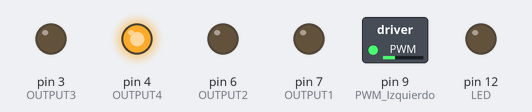
Simulated run of this sketch. Board: Arduino Uno, built with avr-gcc and run on an emulated ATmega328P. Parts: switched loads named in the sketch (green lamp = pin HIGH), output pins drawn as LEDs (lit = HIGH). Pins used as bus, display or sensor lines are not drawn; what the sketch prints to the serial monitor is not drawn.

Above: at 0.1 s.
Timing chart, 0 to 1.6 s (numbered marks = the images above):
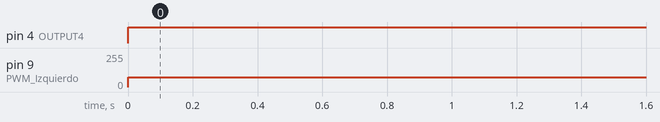

Measured:
- by itself, pin 4 (OUTPUT4): LOW → HIGH at 0.00 s
- by itself, pin 9 (PWM_Izquierdo): 0/255 → 75/255 at 0.00 s

The sketch:

detectorDeBlancoyNegro.ino
```cpp
/* Programa para una sola línea*/
int infraPin1 = 10;    // pin del infrarrojos utilizado como entrada digital en el lado izquierdo(#1).
int infraPin2 = 11;    // pin del infrarrojos utilizado como entrada digital en el lado derecho(#2).
int valorInfra1 = 0;  // Valor inicial de la lectura digital del infrarrojos #1.
int valorInfra2 = 0;  // Valor inicial de la lectura digital del infrarrojos #2.
int OUTPUT4 = 4;    // Output4 conectada al pin 4.
int OUTPUT3 = 3;    // Ouput3 conectada al pin 3.
int OUTPUT2 = 6;    // Output3 conectada al pin 6.
int OUTPUT1 = 7;    // Output4 conectada al pin 7.
int PWM_Derecho = 8;
int PWM_Izquierdo = 9;
const int sensorPin = A0;    // seleccionar la entrada para el sensor
int sensorValue;     // variable que almacena el valor raw (0 a 1023)
int LED = 12; //Alarma parpadente

void setup()

{
  Serial.begin(9600); // Comenzamos comunicacion serial.
  pinMode(infraPin1, INPUT);     // Inicializa el pin 1 como entrada digital.
  pinMode(infraPin2, INPUT);     // Inicializa el pin 2 como entrada digital.
  pinMode (OUTPUT1, OUTPUT);     // Inicializa el pin 7  como entrada digital.
  pinMode (OUTPUT2, OUTPUT);     // Inicializa el pin 6 como entrada digital.
  pinMode (OUTPUT3, OUTPUT);     // Inicializa el pin 3 como entrada digital.
  pinMode (OUTPUT4, OUTPUT);     // Inicializa el pin 4 como entrada digital.
  pinMode(PWM_Derecho, OUTPUT);
  pinMode(PWM_Izquierdo, OUTPUT);
  pinMode(LED, OUTPUT);
  }

void loop()
{
   //mandar mensaje a puerto serie en función del valor leido
   //Serial.println(sensorValue);
  if(valorInfra1==0)   // Si la lectura del infrarrojos#1 es 0, entonces se cumplira una de las siguientes condiciones:
  {
  if(valorInfra2==1)  // Si la lectura del infrarrojos#2 es 0, es decir los dos sensores estan sobre la linea negra, entonces los dos motores avanzaran en linea recta.
  {
  //Programación para movimiento de reversa
  digitalWrite(OUTPUT1,1);
  digitalWrite(OUTPUT2,0);
  digitalWrite(OUTPUT3,0);
  digitalWrite(OUTPUT4,1);
  analogWrite(PWM_Derecho,175);//Velocidad motor derecho 200
  analogWrite(PWM_Izquierdo,120);//Velocidad motor izquierdo 200
  Serial.println("Adelante");

  }
  else // Si la lectura del infrarrojos#2 es 1, el sensor#1 esta sobre la linea negra y el sensor#2 esta fuera de la linea negra, entonces solo una rueda gira y esto causara el giro.
  {
  //Programación para giro a la izquierda
  digitalWrite(OUTPUT1,0);
  digitalWrite(OUTPUT2,0);
  digitalWrite(OUTPUT3,0);
  digitalWrite(OUTPUT4,1);
  analogWrite(PWM_Derecho,175);//Velocidad motor derecho 200
  analogWrite(PWM_Izquierdo,75);//Velocidad motor izquierdo 200
  Serial.println("Rutina");
  }
  }
  else // Si la lectura del infrarrojos#1 no es 0, sera 1, se daran las siguientes posibilidades:
  {if(valorInfra2==0)  // Como el sensor#1 esta fuera de la linea negra y el sensor#2 esta sobre la linea negra, entonces solo una rueda gira y esto causara el giro.
  /*{
  //Programación para giro a la derecha
  digitalWrite(OUTPUT3,0);
  digitalWrite(OUTPUT4,0);
  digitalWrite(OUTPUT1,1);
  digitalWrite(OUTPUT2,0);
  analogWrite(PWM_Derecho,175);//Velocidad motor derecho 200
  analogWrite(PWM_Izquierdo,200);//Velocidad motor izquierdo 200
  Serial.println("Derecha");
  }*/
 // else
 { // si ambos sensores dan lectura 1, los dos estan fuera de la linea negra, para que vuelva a su trayectoria tiene que retroceder.
  //Programación para movimiento derecho
  digitalWrite(OUTPUT1,0);
  digitalWrite(OUTPUT2,1);
  digitalWrite(OUTPUT3,1);
  digitalWrite(OUTPUT4,0);
  analogWrite(PWM_Derecho,130);//Velocidad motor derecho 200
  analogWrite(PWM_Izquierdo,200);//Velocidad motor izquierdo 200
  Serial.println("Reversa");
  }
  }
}
```
